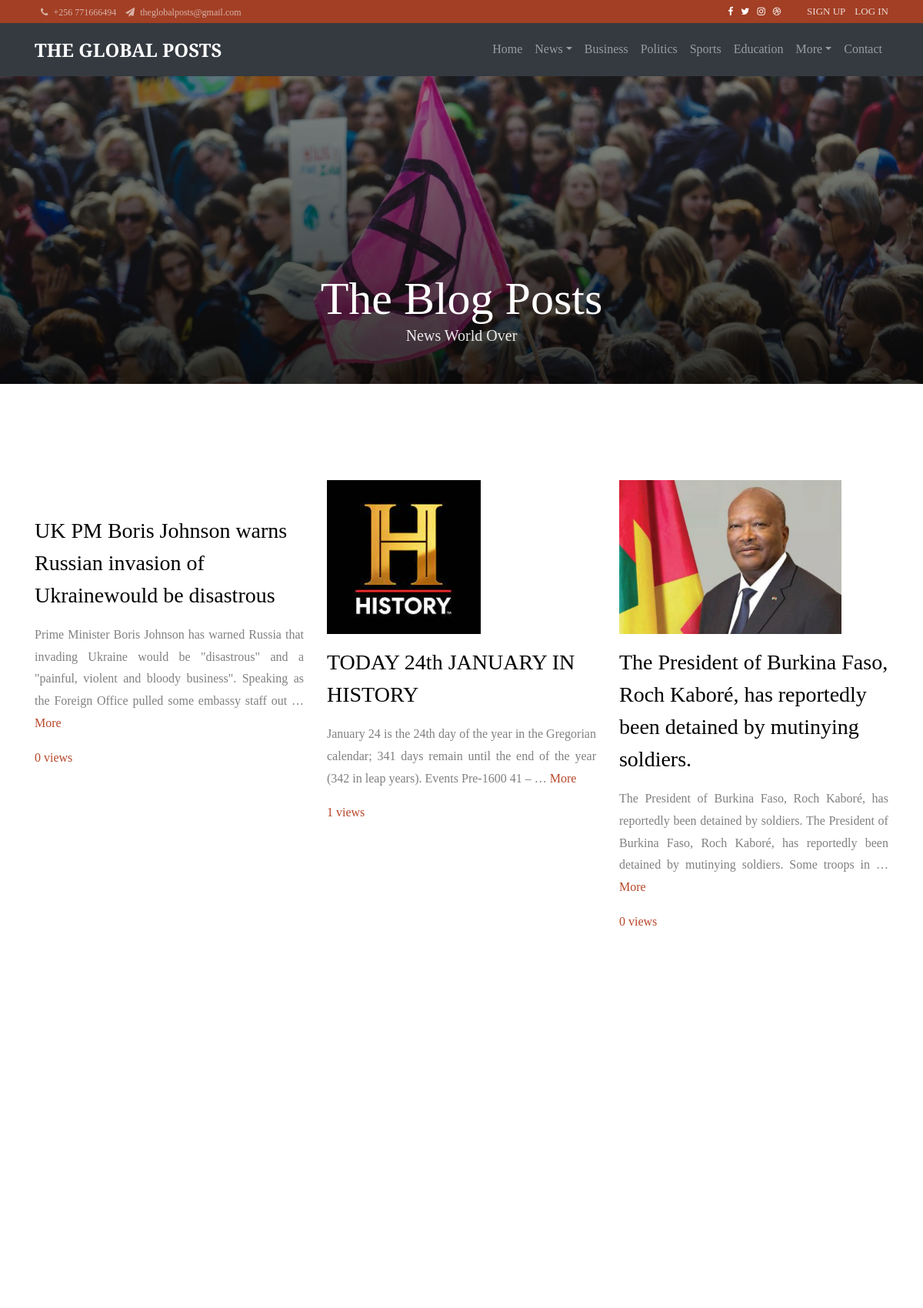
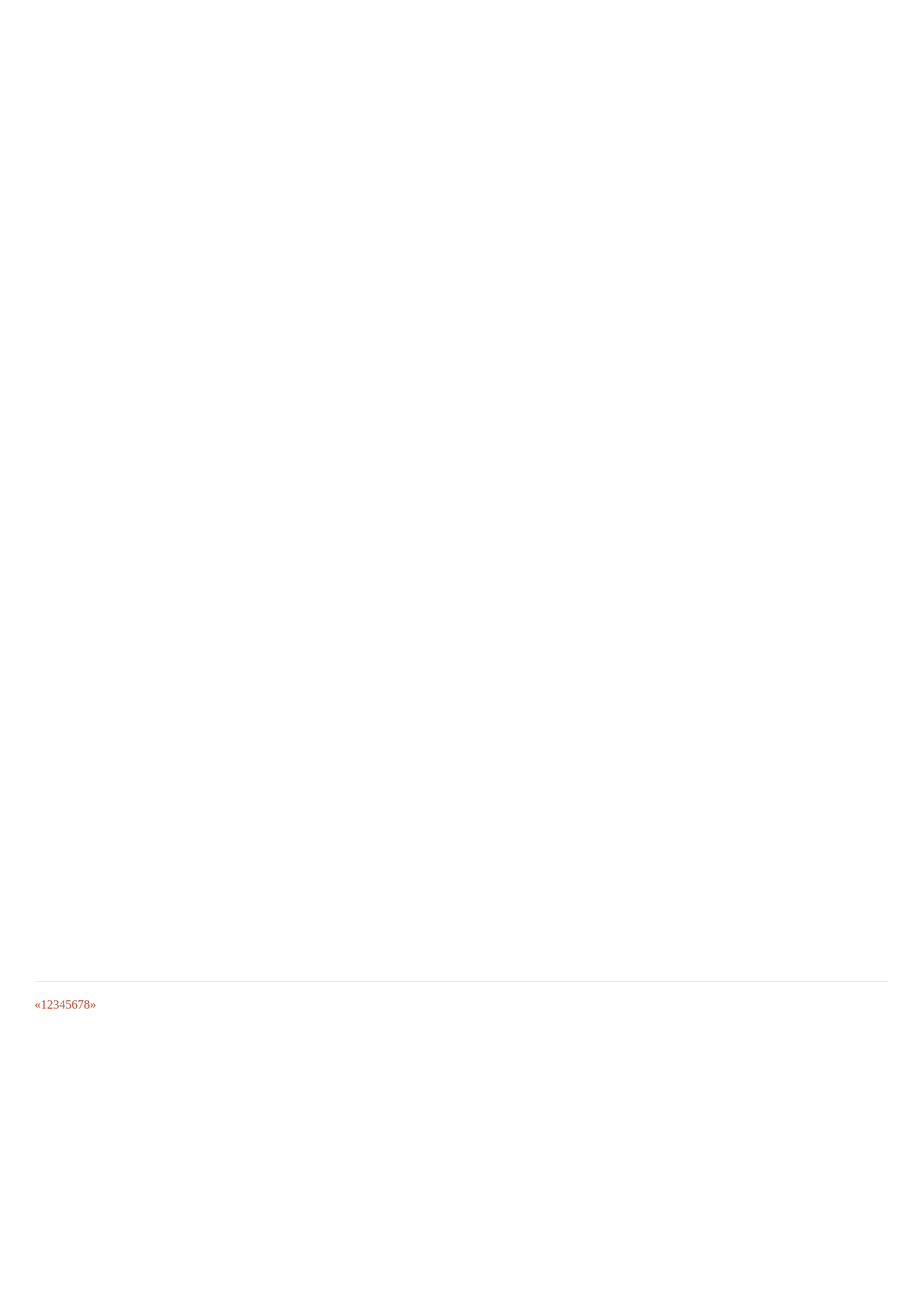
/?page=4 (upper part), run on the app's committed database (2 pictures, top to bottom).
### mainweb/models.py (models this page shows, shortened)
class Post(models.Model):
	STATUS_CHIOCES = (
		('draft','Draft'),
		('published','Published'),
		)
	title = models.CharField(max_length=250)
	slug = models.SlugField(max_length=250, unique_for_date='publish')
	author = models.ForeignKey(User, on_delete=models.CASCADE, related_name='blog_posts')
	category = models.ForeignKey(Category,on_delete=models.SET_NULL, null=True,blank=True )
	img = models.ImageField(upload_to='media/news/', blank=True, null=True)
	body =models.TextField()
	publish = models.DateTimeField(default=timezone.now)
	created = models.DateField(auto_now_add=True)
	updated = models.DateTimeField(auto_now=True)
	status = models.CharField(max_length=10,choices=STATUS_CHIOCES, default='published ')
	viewers = models.IntegerField(default=1, null=True)
	objects =models.Manager()
	published = PublishedManager()
	class Meta:
		ordering = ('-publish',)
	@property
	def imgURL(self):
		try:
			url = self.img.url
		except:
			url =''
		return url

### mainweb/views.py (the view)
# urls.py: path("", views.homeview, name='homepage'),
def homeview(request):
	object_list = Post.published.all()
	page = request.GET.get('page', 1)
	paginator = Paginator(object_list,12)
	try:
		users = paginator.page(page)
	except PageNotAnInteger:
		users = paginator.page(1)
	except EmptyPage:
		users = paginator.page(paginator.num_pages)
	context = {'posts':users, 'object_list':object_list}
	return render(request, 'mainweb/index.html',context)

### mainweb/templates/mainweb/index.html (shortened to what this page needs)
{% extends 'mainweb/base.html' %}
{% load static %}
{% block content %}
<section class="hero-wrap hero-wrap-2" style="background-image: url({% static 'images/banner.jpg' %});" data-stellar-background-ratio="0.5">
  <div class="overlay"></div>
  <div class="container">
    <div class="row no-gutters slider-text align-items-end justify-content-center">
      <div class="col-md-9 ftco-animate mb-5 text-center">
        <h2 class="mb-0 bread">The Blog Posts</h2>
        <p class="mb-0">News World Over</p>
      </div>
    </div>
  </div>
</section><br/>
<section class="ftco-section ftco-degree-bg">
  <div class="container">
    <div class="row">
      {% for blog in posts %}
      <div class="col-lg-4 ftco-animate">
        <p>
          <img style="height: 200px;" src="{{blog.imgURL}}" alt="" class="img-fluid">
        </p>
        <h3 class="mb-3">{{blog.title}}</h3>
        <p class="text-justify">{{blog.body|truncatewords:30}} <a href="{% url 'mainweb:details' blog.id  %}">More</a></p>
        <p class="text-justify"><a href="{% url 'mainweb:details' blog.id  %}">{{blog.viewers}} views</a></p>
      </div>
       {% endfor %}
    </div><br>
    <hr/>
    {% if posts.has_other_pages %}
      <ul class="pagination">
        {% if posts.has_previous %}
          <li><a href="?page={{ posts.previous_page_number }}">&laquo;</a></li>
        {% else %}
          <li class="disabled"><span>&laquo;</span></li>
        {% endif %}
        {% for i in posts.paginator.page_range %}
          {% if posts.number == i %}
            <li class="active"><span> {{ i }} <span class="sr-only">(current)</span></span></li>
          {% else %}
            <li><a href="?page={{ i }}"> {{ i }} </a></li>
          {% endif %}
        {% endfor %}
        {% if posts.has_next %}
          <li><a href="?page={{ posts.next_page_number }}">&raquo;</a></li>
        {% else %}
          <li class="disabled"><span>&raquo;</span></li>
        {% endif %}
      </ul>
    {% endif %}
    <br>
     <div class="row pt-3">
    </div>
  </div>
</section>
{% endblock content %}

### data on the page
Post: title "UK PM Boris Johnson warns Russian invasion of Ukrainewould be disastrous", body "Prime Minister Boris Johnson has warned Russia that invading Ukraine would be \"disastrous\" and a \"painful, violent and bloody business\". Speaking as the Foreign Office pulled some embassy staff out …", viewers "0"
Post: imgURL (picture), title "TODAY 24th JANUARY IN HISTORY", body "January 24 is the 24th day of the year in the Gregorian calendar; 341 days remain until the end of the year (342 in leap years). Events Pre-1600 41 – …", viewers "1"
Post: imgURL (picture), title "The President of Burkina Faso, Roch Kaboré, has reportedly been detained by mutinying soldiers.", body "The President of Burkina Faso, Roch Kaboré, has reportedly been detained by soldiers. The President of Burkina Faso, Roch Kaboré, has reportedly been detained by mutinying soldiers. Some troops in …", viewers "0"

### other printed values
{{ i }} "1" "2" "3" "5" "6" "7" "8"
{{ i }} "4"
